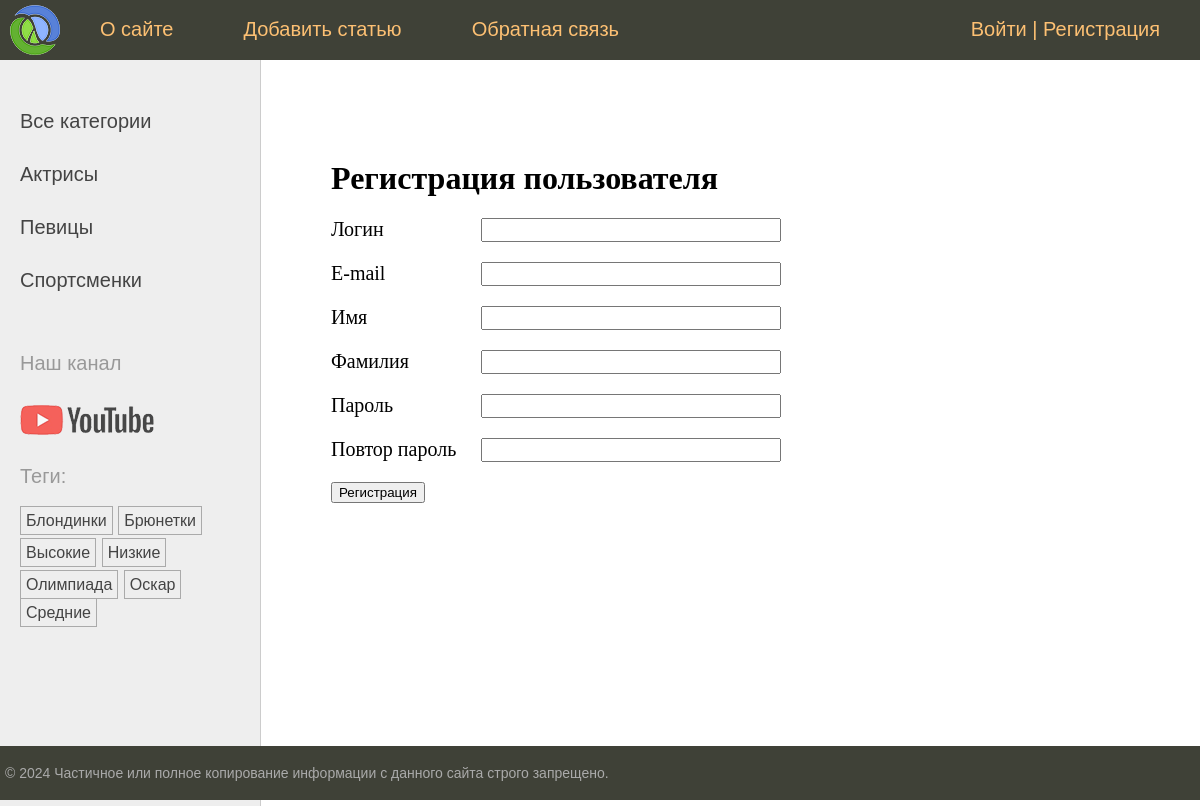
The page /users/register/ on the database its author committed.
### women/models.py (models this page shows, shortened)
class Category(models.Model):  # Модель Category в виде класса для связи many-to-one (нашей первичной модели category)
    name = models.CharField(max_length=100, db_index=True, verbose_name="Категория")  # имя категории + индекс-е поле
    slug = models.SlugField(max_length=255, unique=True, db_index=True)  # поле для обращения по slug + index
    class Meta:  # мета класс для вывода класса Category в админ панель
        verbose_name = "Категория"
        verbose_name_plural = "Категории"
    def get_absolute_url(self):  # метод для формирования URl адреса (см шаблон в list_categories.html)
        return reverse('category', kwargs={'cat_slug': self.slug})  # возвращает с помощью reverse маршрут по

class TagPost(models.Model):  # модель для тегов наследуем от класса Model
    tag = models.CharField(max_length=100, db_index=True)  # название тега(индексированное) + max длина 100 символов
    slug = models.SlugField(max_length=255, unique=True, db_index=True)  # поле для slug (уникален и индексирован)
    def get_absolute_url(self):  # метод возвращает url для конкретного тега(также отвечает в админке-смотреть на сайте)
        return reverse('tag', kwargs={'tag_slug': self.slug})  # slug берется из бд и формируется маршрут

### users/views.py (the view)
# urls.py: path('register/', views.RegisterUser.as_view(), name='register'),  # маршрут для класса регистрации пользователя
class RegisterUser(CreateView):  # Класс аналог def register. Проверяет корректность заполненности формы и сохр-ет в БД.
    form_class = RegisterUserForm  # атрибут используемой формы
    template_name = 'users/register.html'  # используемый шаблон
    extra_context = {'title': "Регистрация"}  # Заголовок с текстом
    success_url = reverse_lazy('users:login')  # маршрут для перенаправления пользователя после успешной регистрации.

### users/forms.py (shortened to what this page needs)
class RegisterUserForm(UserCreationForm):  # Класс форма для рег-ии пользователя(связана с моделью) тип UserCreationForm
    username = forms.CharField(label="Логин", widget=forms.TextInput(attrs={'class': 'form-input'}))
    password1 = forms.CharField(label="Пароль", widget=forms.PasswordInput(attrs={'class': 'form-input'}))
    password2 = forms.CharField(label="Повтор пароль", widget=forms.PasswordInput(attrs={'class': 'form-input'}))
    class Meta:  # Вложенный класс (так как основной класс связан с моделью)
        model = get_user_model()  # Возвращает текущую модель пользователя
        fields = ['username', 'email', 'first_name', 'last_name', 'password1', 'password2']  # поля отображаемые в форме
        labels = {  # метки для полей
            'email': 'E-mail',
            'first_name': 'Имя',
            'last_name': 'Фамилия',
        }
        widgets = {  # через атрибут widgets назначить стили для указанных полей
            'email': forms.TextInput(attrs={'class': 'form-input'}),
            'first_name': forms.TextInput(attrs={'class': 'form-input'}),
            'last_name': forms.TextInput(attrs={'class': 'form-input'}),
        }

### users/context_processors.py (called while the page is built)
def get_women_context(request):  # Конт-й шаблонный проц-р для отображения главного меню
    return {'mainmenu': menu}  # вернуть словарь и автоматически передать его во все шаблоны + переменная menu

### women/templatetags/women_tags.py (called while the page is built)
@register.inclusion_tag('women/list_categories.html')  # inclusion тэг формирует шаблон и возвр-т фрагмент HTML-страницы
def show_categories(cat_selected=0):  # ф-я возвращает обработанную HTML-страницу
    cats = Category.objects.annotate(total=Count("posts")).filter(total__gt=0)  # вывод категорий, связанных с
    return {'cats': cats, 'cat_selected': cat_selected}  # возвращает список cats_db по переменной cats

@register.inclusion_tag('women/list_tags.html')  # шаблонный тег для отображения тегов в левом сайдбаре
def show_all_tags():
    return {'tags': TagPost.objects.annotate(total=Count("tags")).filter(total__gt=0)}  # возвращает теги из модели

### users/templates/users/register.html (shortened to what this page needs)
{% extends 'base.html' %}
{% block content %}
<h1>Регистрация пользователя</h1>
<form method="post">
    {% for f in form %}
    <p><label class="form-label" for="{{ f.id_for_label }}">{{ f.label }}</label>{{ f }}</p>
    {% endfor %}
    <p><button type="submit">Регистрация</button></p>
</form>
{% endblock %}

### women/templates/women/list_categories.html
{% for cat in cats %}
{% if cat_id == cat_selected %}
<li class="selected">{{cat.name}}</li>
{% else %}
<li><a href="{{ cat.get_absolute_url }}">{{cat.name}}</a></li>
{% endif %}
{% endfor %}

### women/templates/women/list_tags.html
{% if tags %}
    <p>Теги:</p>
    <ul class="tags-list">
        {% for t in tags %}
        <li><a href="{{t.get_absolute_url}}">{{t.tag}}</a></li>
        {% endfor %}
    </ul>
{% endif %}

### women/static/women/css/styles.css (style rules this page uses)
html, body { font-family: 'Arial'; margin: 0; padding: 0; height: 100%; width: 100%; color: #444; }
a { color: #0059b2; text-decoration: none; }
.left-chapters ul { width: 230px; margin: 0; padding: 20px 10px 10px 20px; list-style: none; font-size: 20px; }
.left-chapters ul li { margin: 30px 0 0 0; color: #999; }
.left-chapters ul li a { color: #444; text-decoration: none; }
ul.tags-list { width: 100%; margin: 0; padding: 0; list-style: none; }
ul.tags-list li { margin: 0; padding: 0 0 10px; display: inline-block; }
ul.tags-list li a { padding: 5px; font-size: 16px; border: 1px solid #aaa; }
.content-text h1 { font-size: 32px; }
.form-input { width: 300px; font-size: 16px; }
.form-label { display: inline-block; min-width: 150px; vertical-align: top; }

### rows shown on the page
Category: name "Актрисы"
Category: name "Певицы"
Category: name "Спортсменки"
TagPost: tag "Блондинки"
TagPost: tag "Брюнетки"
TagPost: tag "Высокие"
TagPost: tag "Низкие"
TagPost: tag "Олимпиада"
TagPost: tag "Оскар"
TagPost: tag "Средние"

### other values the page prints
{{ m.title }} "О сайте" "Добавить статью" "Обратная связь"
{{ f.label }} "Логин" "E-mail" "Имя" "Фамилия" "Пароль" "Повтор пароль"
